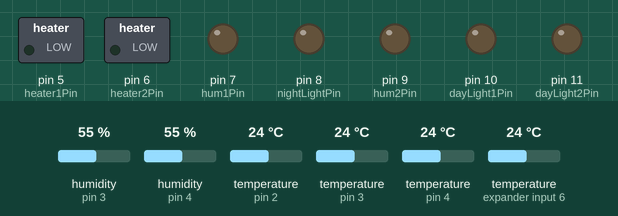
This sketch was run on a simulated Arduino Uno, built with avr-gcc and run on an emulated ATmega328P. On the bench: switched loads named in the sketch (green lamp = pin HIGH), output pins drawn as LEDs (lit = HIGH). Inputs (shaded band) come from the test bench; at power-on: humidity (sensors on pin 3, pin 4) 55 %, temperature (sensors on pin 2, pin 3, pin 4, expander input 6) 24 °C.

Above: at 0.1 s.
At 54.9 s:
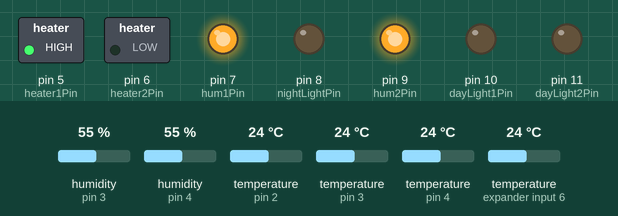
Timing chart, 0 to 56.4 s (numbered marks = the images above):
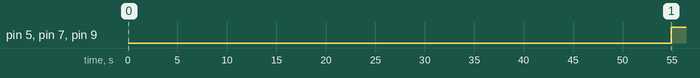

Measured:
- by itself, pin 5 (heater1Pin), pin 7 (hum1Pin), pin 9 (hum2Pin): LOW → HIGH at 54.9 s

The sketch:

Mos_tank_v3_current_developement_ino.ino
```cpp
#include <OneWire.h>
#include <DallasTemperature.h>
#include <Wire.h>
#include "DHT.h"
#include <Adafruit_Sensor.h>


#define DHT1PIN 4
#define DHT2PIN 3
#define DHT1TYPE DHT11
#define DHT2TYPE DHT11
#define ONE_WIRE_BUS 2


////////////DS18 stuff
//VCC-red
//gnd-black
//data-yellow
OneWire oneWire(ONE_WIRE_BUS);
DallasTemperature sensors(&oneWire);
DeviceAddress Probe01 = { 0x28, 0xFF, 0xF2, 0x6D, 0x63, 0x16, 0x04, 0x06 }; //The DS18B20 address
DeviceAddress Probe02 = { 0x28, 0xFF, 0x4B, 0x24, 0x62, 0x16, 0x03, 0xE1 };

/////DHT11 Stuff
//VCC-GR/WH
//GND-GR
//DAT-BR
DHT dht1(DHT1PIN, DHT1TYPE);
DHT dht2(DHT2PIN, DHT2TYPE);


//////Other Stuff
const byte heater1Pin = 5; //heater 1
const byte heater2Pin = 6; //heater 2
const byte hum1Pin = 7; //humdity 1
const byte hum2Pin = 9; //humidty 2
const byte nightLightPin = 8; //night light
const byte dayLight1Pin = 10; //day light 1
const byte dayLight2Pin = 11; //day light 2

byte tempSetting = 75;
byte humSetting= 70;
byte dayTempSetting = 95;
byte nightTempSetting= 80;
byte dayHumSetting = 75;
byte nightHumSetting = 70;
byte maxTempSetting = 110;

int ds1temp, ds2temp, dhttemp1, dhttemp2, dhthum1, dhthum2;

unsigned long currentMillis, previousMillisTemp, previousMillisHumidity, previousMillisDisplay;
const unsigned int minCycleTime = 120000;
const unsigned int displayCycleTime = 120000;
float avgHum, avgTemp;
boolean newData = true;


void setup()   /****** SETUP: RUNS ONCE ******/
{
//------- Initialize the Temperature measurement library--------------
  sensors.begin();
  //set the resolution to 10 bit (Can be 9 to 12 bits .. lower is faster)
  sensors.setResolution(Probe01, 9);
  sensors.setResolution(Probe02, 9);
  dht1.begin();
  dht2.begin();
  pinMode (heater1Pin, OUTPUT);
  pinMode (heater2Pin, OUTPUT);
  pinMode (hum1Pin, OUTPUT);
  pinMode (hum2Pin, OUTPUT);
  pinMode (nightLightPin, OUTPUT);
  pinMode (dayLight1Pin, OUTPUT);
  pinMode (dayLight2Pin, OUTPUT);
  Serial.begin(115200);
}//--(end setup )---


void loop()   /****** LOOP: RUNS CONSTANTLY ******/
{
  currentMillis = millis();
  sensors.requestTemperatures(); // Send the command to get temperatures
  ds1temp = getTemp(Probe01);
  ds2temp = getTemp(Probe02);
  readDHT();
  heaterControl();
  humidityControl();
  piControl();
}//--(end main loop )---

/*-----( Declare User-written Functions )-----*/
int getTemp(DeviceAddress deviceAddress)
{

int tempC = sensors.getTempC(deviceAddress);
  int temptemp;
   if (tempC == -127.00) // Measurement failed or no device found
   {
    Serial.println("Temperature Error");
   }
   else
   {
   temptemp = DallasTemperature::toFahrenheit(tempC); // Convert to F
   }
   return temptemp;
}

byte bcdToDec(byte val)
{
  return ( (val/16*10) + (val%16) );
};

void readDHT(){
   // Reading temperature or humidity takes about 250 milliseconds!
    // Sensor readings may also be up to 2 seconds 'old' (its a very slow sensor)
    int h1 = dht1.readHumidity();
    int t1 = dht1.readTemperature();
    int h2 = dht2.readHumidity();
    int t2 = dht2.readTemperature();
    delay(250);
    // check if returns are valid, if they are NaN (not a number) then something went wrong!
    if (isnan(t1) || isnan(h1))
      {
        Serial.println("Failed to read from DHT #1");
      }
    else{
      dhttemp1 = DallasTemperature::toFahrenheit(t1);
      dhthum1 = h1;
    }

     if (isnan(t2) || isnan(h2))
     {
       Serial.println("Failed to read from DHT #2");
     }
     else
     {
       dhttemp2 = DallasTemperature::toFahrenheit(t2);
       dhthum2 = h2;
       }
}

void heaterControl(){
    avgTemp = ((ds1temp + ds2temp + dhttemp1 + dhttemp2)/4);

    if(currentMillis - previousMillisTemp >= minCycleTime){
      if (avgTemp < tempSetting){
        digitalWrite(heater1Pin, HIGH);
        digitalWrite(heater2Pin, HIGH);
        previousMillisTemp = currentMillis;
      }
      else if (avgTemp >= tempSetting){
        digitalWrite(heater1Pin, HIGH);
        digitalWrite(heater2Pin, LOW);
        previousMillisTemp = currentMillis;
      }
      else if (avgTemp >= maxTempSetting){
        digitalWrite(heater1Pin, LOW);
        digitalWrite(heater2Pin, LOW);
        previousMillisTemp = currentMillis;
      }
      else{
        return;
      }
    }
  }

  void humidityControl(){
    avgHum = ((dhthum1 + dhthum2)/2);

    if (currentMillis - previousMillisHumidity >= minCycleTime){
      if( avgHum <= humSetting){
        digitalWrite(hum1Pin, HIGH);
        digitalWrite(hum2Pin, HIGH);
        previousMillisHumidity = currentMillis;
      }
      else if (avgHum > humSetting){
        digitalWrite(hum1Pin, LOW);
        digitalWrite(hum2Pin, LOW);
        previousMillisHumidity = currentMillis;
      }
      else{
        return;
      }
    }
  }

  void displayStuff(){
    Serial.print(dhttemp1);
    Serial.print(" , ");
    Serial.print(dhttemp2);
    Serial.print(" , ");
    Serial.print(dhthum1);
    Serial.print(" , ");
    Serial.print(dhthum2);
    Serial.print(" , ");
    Serial.print(ds1temp);
    Serial.print(" , ");
    Serial.print(ds2temp);
    Serial.print(" , ");
    Serial.print(tempSetting);
    Serial.print(" , ");
    Serial.println(humSetting);
  }


 int checkDigits(int digits){
   if(digits < 10){
     Serial.print('0');
   }
     Serial.print(digits);
   }


void piControl(){
  String piString;
  int cmd = 0, set = 0, tempSettingtemp = 0, tempSettingtemp1 = 0, humSettingtemp = 0, humSettingtemp1 = 0;

  while (Serial.available()){
    delay(10);
    while (Serial.available() > 0){
      char c = Serial.read();
      piString += c;
    }
  if (piString.length() > 0){
    char carray[8];
    piString.toCharArray(carray, 8);
    cmd = carray[1] - 48;
    set = carray[2] - 48;
    tempSettingtemp = (carray[3] - 48) * 10;
    tempSettingtemp1 = carray[4] - 48;
    humSettingtemp = (carray[3] - 48) * 10;
    humSettingtemp1 = carray[4] - 48;
    delay(250);
    piString = "";
  }
  }

  if (cmd == 1) {
    displayStuff();
  }

  if (cmd == 2){

    if(set ==  1){
     tempSetting = tempSettingtemp + tempSettingtemp1;
     displayStuff();
   }

   if (set == 2){
    humSetting = humSettingtemp + humSettingtemp1;
    displayStuff();
   }
  }
}
```
